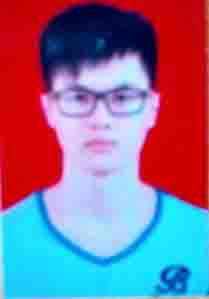
%> input picture 实验四/原图/1.jpg, 209 x 299 px
$ octave --eval "erfenfa;"   (GNU Octave 9; MATLAB toolbox functions it lacks are replaced by stand-ins)
%> lines starting %> are read from the running program, lines starting %| are printed output that depends on the picture
function erfenfa
    st=3;
    en=4;
    get=(3+4)/2;
    num=0;
    result=get.^2-2*get-5;
    %动态添加数组元素
    x(num+1)=get;
    y(num+1)=result;
    while abs(result)>0.5*10^-3
    if(result>0)
        en=get;
    else if(result<0)
            st=get;
        end
    end
    get=(st+en)/2;
    result=get.^2-2*get-5;
    num=num+1;
    x(num+1)=get;
    y(num+1)=result;
    end
    plot(x,y,'r-x')
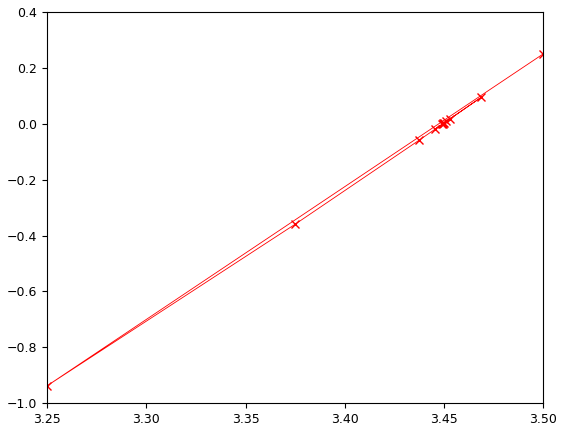
%> figure redrawn from the program's plot data
    %输出求值过程
    x
    y

    subplot(121);plot(x,y,'r-*');title('二分法求值图');
    I=imread('picture/1.jpg');
%> I is the input picture: size 299x209x3 uint8; mean R, G, B 136.2, 110.4, 142.7
    J=imadjust(I,[0.4 0.6],[]);
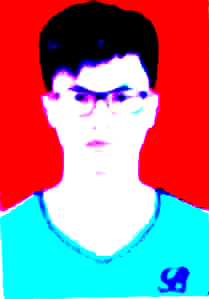
%> J: size 299x209x3 uint8; mean R, G, B 160.7, 127.8, 139.3
%> `erfenfa;`:
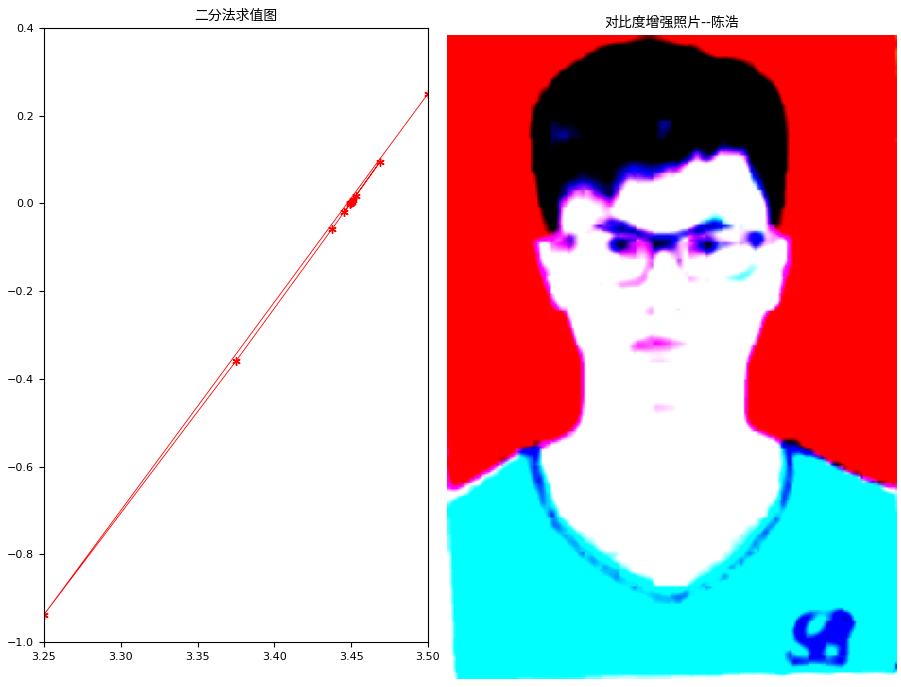
%> figure redrawn from the program's plot data, 2 panels
    subplot(122);imshow(J); title('对比度增强照片--陈浩');axis image;
end

$ run again, with 实验四/原图/2.jpg copied over 实验四/原图/1.jpg
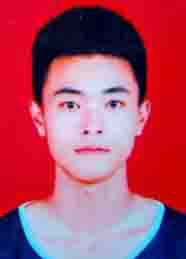
%> input picture 实验四/原图/2.jpg, 186 x 259 px
%> in erfenfa, I is the input picture: size 259x186x3 uint8; mean R, G, B 170.5, 76, 102.6
%> in erfenfa, `J=imadjust(I,[0.4 0.6],[]);`:
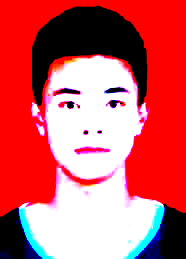
%> J: size 259x186x3 uint8; mean R, G, B 203.3, 94.3, 100.7
%> `erfenfa;`:
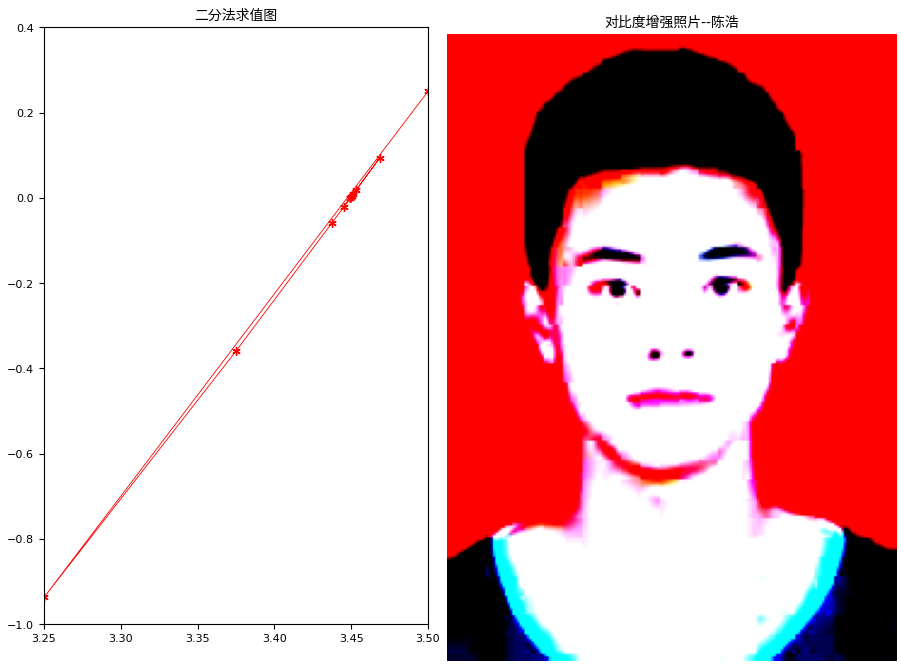
%> figure redrawn from the program's plot data, 2 panels

$ run again, with 实验四/原图/3.jpg copied over 实验四/原图/1.jpg
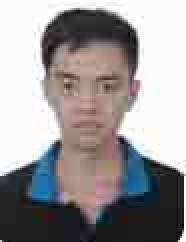
%> input picture 实验四/原图/3.jpg, 93 x 121 px (shown 2 times larger)
%> in erfenfa, I is the input picture: size 121x93x3 uint8; mean R, G, B 153.7, 150.2, 151.4
%> in erfenfa, `J=imadjust(I,[0.4 0.6],[]);`:
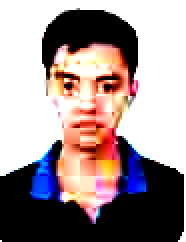
%> J: size 121x93x3 uint8 (shown 2 times larger); mean R, G, B 160.3, 144.7, 145.4
%> `erfenfa;`:
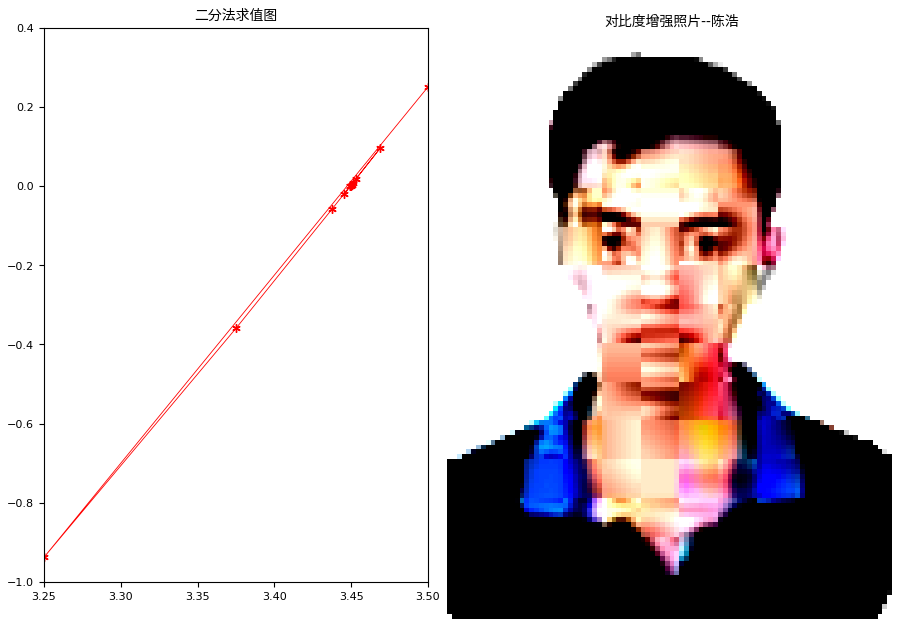
%> figure redrawn from the program's plot data, 2 panels

$ run again, with 实验四/原图/4.jpg copied over 实验四/原图/1.jpg
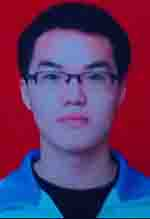
%> input picture 实验四/原图/4.jpg, 150 x 219 px
%> in erfenfa, I is the input picture: size 219x150x3 uint8; mean R, G, B 91.1, 55.2, 102.2
%> in erfenfa, `J=imadjust(I,[0.4 0.6],[]);`:
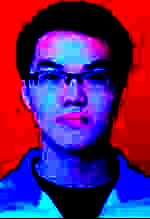
%> J: size 219x150x3 uint8; mean R, G, B 92.3, 29.8, 106.2
%> `erfenfa;`:
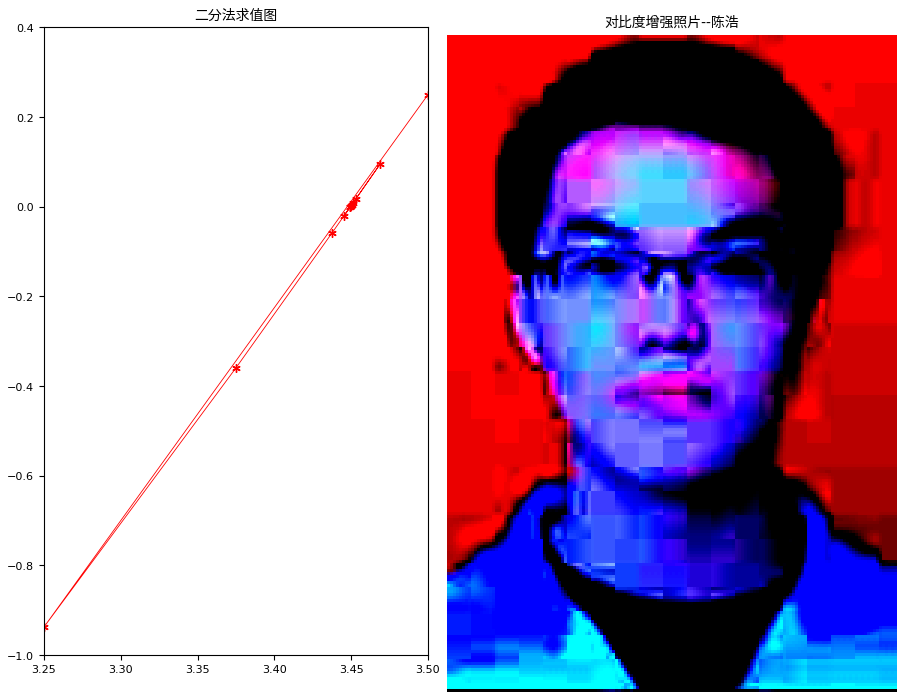
%> figure redrawn from the program's plot data, 2 panels
